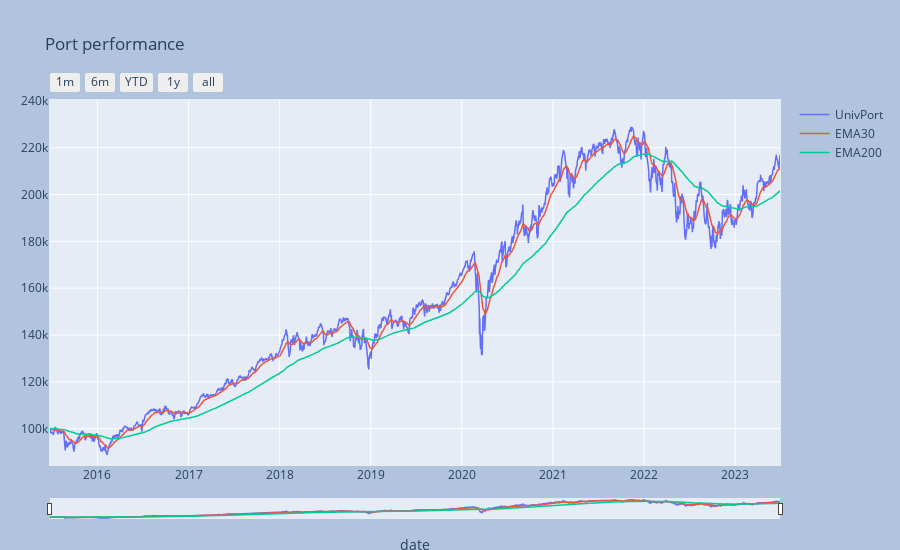

Notebook code for this chart:
### Markdown cell above
### Portfolio performance view

### Code cell
_ = p4.port_view(fancy=True)

### Figure 1 — Plotly figure (JSON) as saved in the notebook; plotly's stock layout.template omitted (floating-point values rounded to 4 significant figures; data arrays with more than 128 entries replaced by an {"elided": "..."} marker saying what was removed)
{"data": [{"line": {"width": 1.5}, "name": "UnivPort", "type": "scatter", "x": {"elided": "2018 str values"}, "y": {"elided": "2018 float values"}}, {"line": {"width": 1.5}, "name": "EMA30", "type": "scatter", "x": {"elided": "2018 str values"}, "y": {"elided": "2018 float values"}}, {"line": {"width": 1.5}, "name": "EMA200", "type": "scatter", "x": {"elided": "2018 str values"}, "y": {"elided": "2018 float values"}}], "layout": {"autosize": false, "height": 550, "margin": {"b": 25, "l": 50, "pad": 1, "r": 50, "t": 100}, "paper_bgcolor": "LightSteelBlue", "title": {"text": "Port performance"}, "width": 900, "xaxis": {"autorange": false, "fixedrange": false, "range": ["2015-06-25T00:00:00", "2023-06-30T00:00:00"], "rangeselector": {"buttons": [{"count": 1, "label": "1m", "step": "month", "stepmode": "backward"}, {"count": 6, "label": "6m", "step": "month", "stepmode": "backward"}, {"count": 1, "label": "YTD", "step": "year", "stepmode": "todate"}, {"count": 1, "label": "1y", "step": "year", "stepmode": "backward"}, {"step": "all"}]}, "rangeslider": {"thickness": 0.05, "visible": true}, "title": {"text": "date"}, "type": "date"}, "yaxis": {"autorange": false, "fixedrange": false, "range": [84450.0, 240400.0], "title": {}}}}
